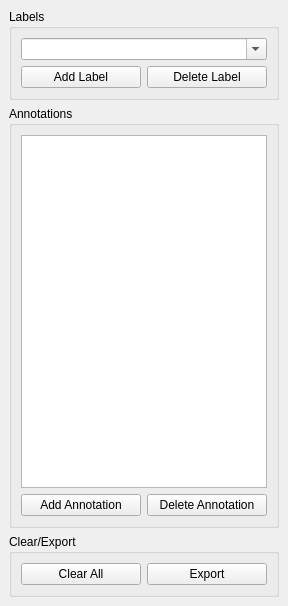
<?xml version="1.0" encoding="UTF-8"?>
<ui version="4.0">
 <class>TFAnnotatorDockWidgetBase</class>
 <widget class="QDockWidget" name="TFAnnotatorDockWidgetBase">
  <property name="geometry">
   <rect>
    <x>0</x>
    <y>0</y>
    <width>288</width>
    <height>606</height>
   </rect>
  </property>
  <property name="windowTitle">
   <string>Tensorflow Annotation Tool</string>
  </property>
  <widget class="QWidget" name="dockWidgetContents">
   <layout class="QVBoxLayout" name="verticalLayout">
    <item>
     <widget class="QGroupBox" name="labelBox">
      <property name="title">
       <string>Labels</string>
      </property>
      <layout class="QGridLayout" name="gridLayout_2">
       <item row="0" column="0" colspan="2">
        <widget class="QComboBox" name="labelComboBox">
         <property name="editable">
          <bool>true</bool>
         </property>
         <property name="insertPolicy">
          <enum>QComboBox::InsertAlphabetically</enum>
         </property>
        </widget>
       </item>
       <item row="1" column="0">
        <widget class="QPushButton" name="addLabelButton">
         <property name="text">
          <string>Add Label</string>
         </property>
        </widget>
       </item>
       <item row="1" column="1">
        <widget class="QPushButton" name="deleteLabelButton">
         <property name="text">
          <string>Delete Label</string>
         </property>
        </widget>
       </item>
      </layout>
     </widget>
    </item>
    <item>
     <widget class="QGroupBox" name="annotationBox">
      <property name="title">
       <string>Annotations</string>
      </property>
      <layout class="QGridLayout" name="gridLayout_3">
       <item row="1" column="0">
        <widget class="QPushButton" name="addAnnotationButton">
         <property name="text">
          <string>Add Annotation</string>
         </property>
        </widget>
       </item>
       <item row="1" column="1">
        <widget class="QPushButton" name="deleteAnnotationButton">
         <property name="text">
          <string>Delete Annotation</string>
         </property>
        </widget>
       </item>
       <item row="0" column="0" colspan="2">
        <widget class="QTableView" name="annotationView">
         <property name="selectionMode">
          <enum>QAbstractItemView::SingleSelection</enum>
         </property>
         <property name="selectionBehavior">
          <enum>QAbstractItemView::SelectRows</enum>
         </property>
         <attribute name="verticalHeaderVisible">
          <bool>false</bool>
         </attribute>
         <attribute name="verticalHeaderHighlightSections">
          <bool>false</bool>
         </attribute>
        </widget>
       </item>
      </layout>
     </widget>
    </item>
    <item>
     <widget class="QGroupBox" name="exportBox">
      <property name="title">
       <string>Clear/Export</string>
      </property>
      <layout class="QGridLayout" name="gridLayout">
       <item row="0" column="0">
        <widget class="QPushButton" name="clearButton">
         <property name="text">
          <string>Clear All</string>
         </property>
        </widget>
       </item>
       <item row="0" column="1">
        <widget class="QPushButton" name="exportButton">
         <property name="text">
          <string>Export</string>
         </property>
        </widget>
       </item>
      </layout>
     </widget>
    </item>
   </layout>
  </widget>
 </widget>
 <resources/>
 <connections/>
</ui>
